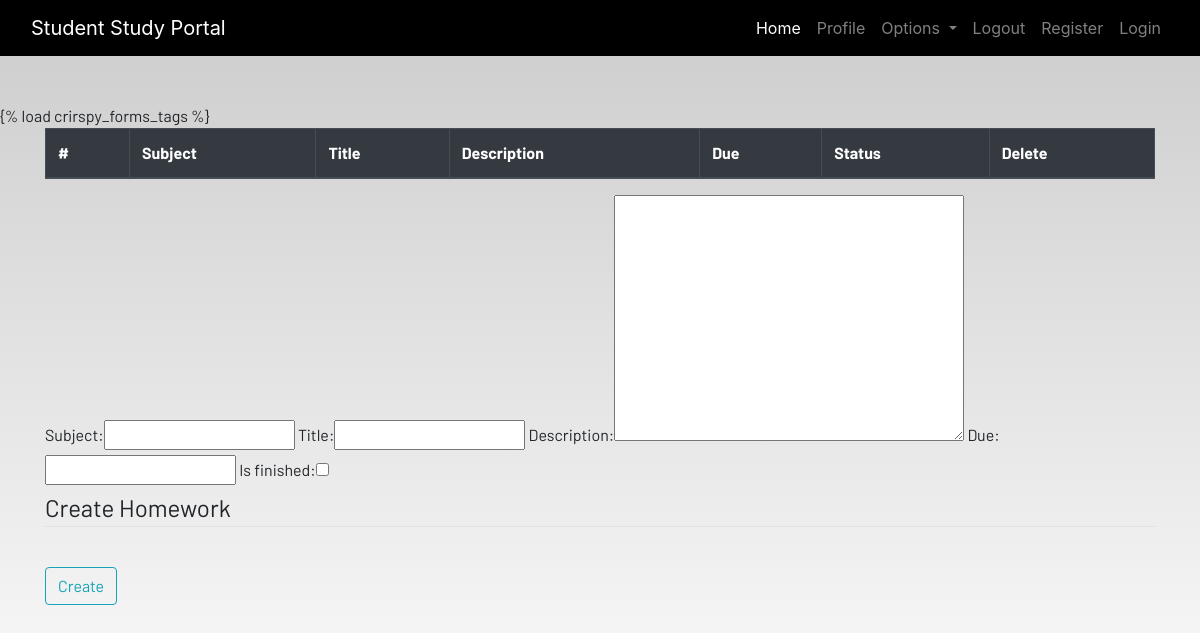
The app's page /homework (signed in), older data.
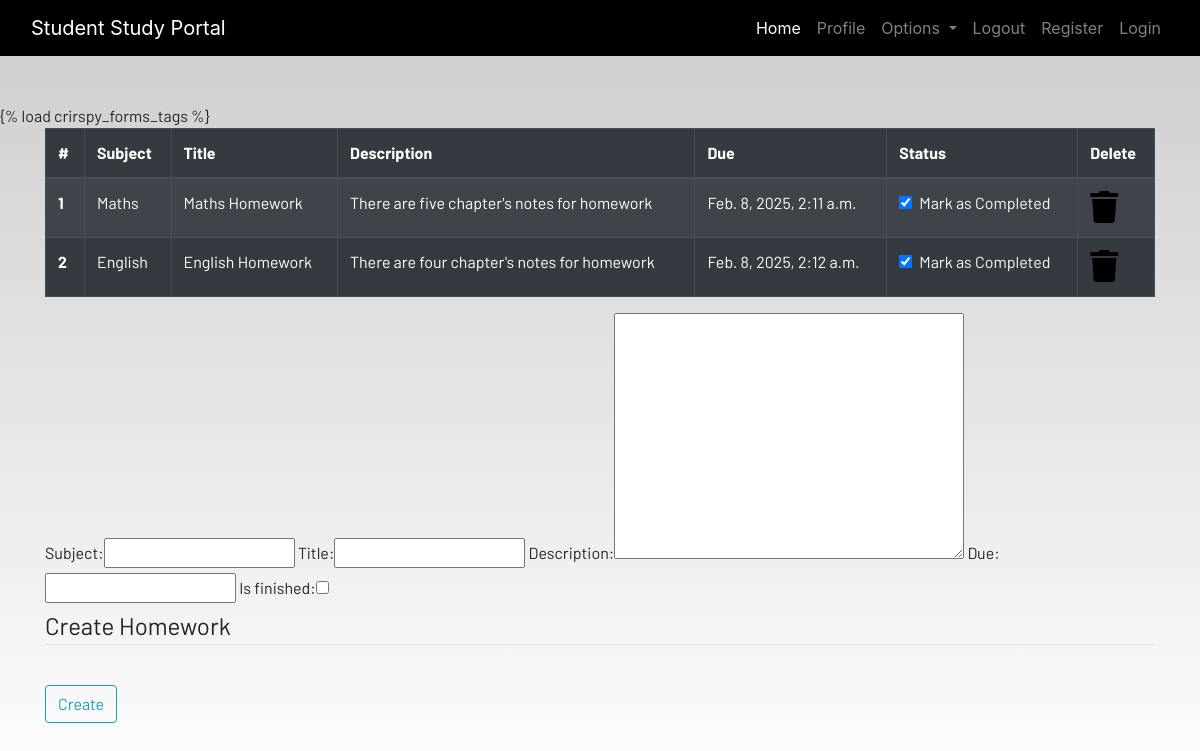
The same page, newer data.
### dashboard/models.py (models this page shows, shortened)
class Homework(models.Model):
  user=models.ForeignKey(User,on_delete=models.CASCADE)
  subject=models.CharField(max_length=50)
  title=models.CharField(max_length=100)
  description=models.TextField()
  due=models.DateTimeField()
  is_finished=models.BooleanField(default=False)

### dashboard/views.py (the view)
# urls.py: path('homework', views.homework, name='homework'),
def homework(request):
  if request.method == 'POST':
    form = HomeworkForm(request.POST)
    if form.is_valid():
      try:
        finished = request.POST['is_finished']
        if finished == 'on':
          finished =True
        else:
          finished = False
      except :
        finished = False
      homeworks = Homework(
        user = request.user,
        subject =request.POST['subject'],
        title =request.POST['title'],
        description =request.POST['description'],
        due =request.POST['due'],
        is_finished =finished
      )
      homeworks.save()
      messages.success(request,f'Homework Added from {request.user.username}!!')
  else:
    form = HomeworkForm()
  homework=Homework.objects.filter(user=request.user)
  if len (homework) ==0:
    homework_done = True
  else:
    homework_done = False
  context={'homeworks':homework, 'homeworks_done':homework_done, 'form':form,}
  return render(request,'dashboard/homework.html',context)

### dashboard/forms.py
class HomeworkForm(forms.ModelForm):
  class Meta:
    model = Homework
    widgest ={'due':DateInput()}
    fields= ['subject','title','description','due','is_finished']

### dashboard/templates/dashboard/homework.html
{% extends 'dashboard/base.html' %} {% load static %} {% block content %} {%
load crirspy_forms_tags %}
<div class="container">
  {% if not homework_done %}
  <table class="table table-striped table-bordered table-hover table-dark">
    <thead>
      <tr>
        <th scope="col">#</th>
        <th scope="col">Subject</th>
        <th scope="col">Title</th>
        <th scope="col">Description</th>
        <th scope="col">Due</th>
        <th scope="col">Status</th>
        <th scope="col">Delete</th>
      </tr>
    </thead>
    <tbody>
      {% for homework in homeworks %}
      <tr>
        <th scope="row">{{forloop.counter}}</th>
        <td>{{homework.subject}}</td>
        <td>{{homework.title}}</td>
        <td>{{homework.description}}</td>
        <td>{{homework.due}}</td>
        <td>
          <a href="#">
            <div class="form-check">
              {% if homework.is_finished == True %}
              <input
                class="form-check-input"
                type="checkbox"
                value=""
                checked
              />
              {% else %}
              <input class="form-check-input" type="checkbox" value="" />
              {% endif %}
              <label class="form-check-label text-light" for="flexCheckDefault">
                Mark as Completed
              </label>
            </div>
          </a>
        </td>
        <td>
          <a href="#"><i class="fa fa-trash fa-2x"></i></a>
        </td>
      </tr>
      {% endfor %}
    </tbody>
  </table>
  {% else %}
  <h4>All homeworks are completed!! Create to have more!!</h4>
  {% endif %}
</div>
<div class="container">
  <form method="POST">
    {% csrf_token %} {{ form }}
    <fieldset class="form-group">
      <legend class="border-bottom mb-4">Create Homework</legend>
    </fieldset>
    <div class="form-group">
      <button href="" class="btn btn-outline-info" type="submit">Create</button>
    </div>
  </form>
</div>
{% endblock content %}

Row changes from the older to the newer data that the page shows:
added Homework: subject "Maths", title "Maths Homework", description "There are five chapter's notes for homework", due "Feb. 8, 2025, 2:11 a.m."
added Homework: subject "English", title "English Homework", description "There are four chapter's notes for homework", due "Feb. 8, 2025, 2:12 a.m."
